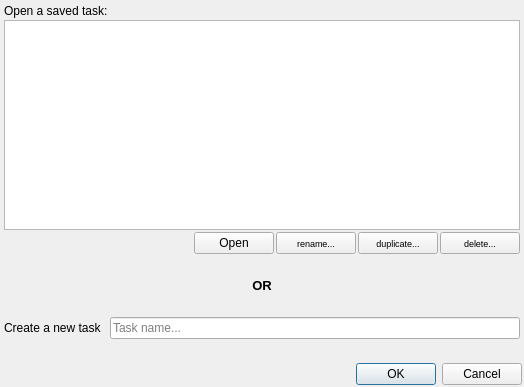
<?xml version="1.0" encoding="UTF-8"?>
<ui version="4.0">
 <class>CreateLoadTaskDialog</class>
 <widget class="QDialog" name="CreateLoadTaskDialog">
  <property name="windowModality">
   <enum>Qt::WindowModality::WindowModal</enum>
  </property>
  <property name="geometry">
   <rect>
    <x>0</x>
    <y>0</y>
    <width>524</width>
    <height>387</height>
   </rect>
  </property>
  <property name="windowTitle">
   <string>Open or create a task</string>
  </property>
  <layout class="QVBoxLayout" name="verticalLayout">
   <property name="spacing">
    <number>2</number>
   </property>
   <property name="sizeConstraint">
    <enum>QLayout::SizeConstraint::SetMinimumSize</enum>
   </property>
   <property name="leftMargin">
    <number>2</number>
   </property>
   <property name="topMargin">
    <number>2</number>
   </property>
   <property name="rightMargin">
    <number>2</number>
   </property>
   <property name="bottomMargin">
    <number>2</number>
   </property>
   <item>
    <widget class="QFrame" name="frame">
     <layout class="QVBoxLayout" name="verticalLayout_2">
      <property name="spacing">
       <number>2</number>
      </property>
      <property name="leftMargin">
       <number>2</number>
      </property>
      <property name="topMargin">
       <number>2</number>
      </property>
      <property name="rightMargin">
       <number>2</number>
      </property>
      <property name="bottomMargin">
       <number>2</number>
      </property>
      <item>
       <widget class="QLabel" name="label">
        <property name="text">
         <string>Open a saved task:</string>
        </property>
       </widget>
      </item>
      <item>
       <widget class="NoFocusCellTableWidget" name="tableWidget">
        <property name="focusPolicy">
         <enum>Qt::FocusPolicy::StrongFocus</enum>
        </property>
        <property name="editTriggers">
         <set>QAbstractItemView::EditTrigger::NoEditTriggers</set>
        </property>
        <property name="tabKeyNavigation">
         <bool>true</bool>
        </property>
        <property name="showDropIndicator" stdset="0">
         <bool>true</bool>
        </property>
        <property name="dragDropOverwriteMode">
         <bool>false</bool>
        </property>
        <property name="selectionMode">
         <enum>QAbstractItemView::SelectionMode::SingleSelection</enum>
        </property>
        <property name="selectionBehavior">
         <enum>QAbstractItemView::SelectionBehavior::SelectItems</enum>
        </property>
        <property name="rowCount">
         <number>0</number>
        </property>
        <property name="columnCount">
         <number>2</number>
        </property>
        <attribute name="horizontalHeaderVisible">
         <bool>false</bool>
        </attribute>
        <attribute name="horizontalHeaderMinimumSectionSize">
         <number>68</number>
        </attribute>
        <attribute name="horizontalHeaderDefaultSectionSize">
         <number>255</number>
        </attribute>
        <attribute name="verticalHeaderVisible">
         <bool>false</bool>
        </attribute>
        <column/>
        <column/>
       </widget>
      </item>
      <item>
       <layout class="QHBoxLayout" name="horizontalLayout_2">
        <property name="spacing">
         <number>2</number>
        </property>
        <property name="topMargin">
         <number>0</number>
        </property>
        <item>
         <spacer name="horizontalSpacer">
          <property name="orientation">
           <enum>Qt::Orientation::Horizontal</enum>
          </property>
          <property name="sizeHint" stdset="0">
           <size>
            <width>40</width>
            <height>20</height>
           </size>
          </property>
         </spacer>
        </item>
        <item>
         <widget class="QPushButton" name="openButton">
          <property name="text">
           <string>Open</string>
          </property>
         </widget>
        </item>
        <item>
         <widget class="QPushButton" name="renameButton">
          <property name="sizePolicy">
           <sizepolicy hsizetype="Minimum" vsizetype="Minimum">
            <horstretch>0</horstretch>
            <verstretch>0</verstretch>
           </sizepolicy>
          </property>
          <property name="font">
           <font>
            <pointsize>7</pointsize>
           </font>
          </property>
          <property name="text">
           <string>rename...</string>
          </property>
         </widget>
        </item>
        <item>
         <widget class="QPushButton" name="duplicateButton">
          <property name="sizePolicy">
           <sizepolicy hsizetype="Minimum" vsizetype="Minimum">
            <horstretch>0</horstretch>
            <verstretch>0</verstretch>
           </sizepolicy>
          </property>
          <property name="font">
           <font>
            <pointsize>7</pointsize>
           </font>
          </property>
          <property name="text">
           <string>duplicate...</string>
          </property>
         </widget>
        </item>
        <item>
         <widget class="QPushButton" name="deleteButton">
          <property name="sizePolicy">
           <sizepolicy hsizetype="Minimum" vsizetype="Minimum">
            <horstretch>0</horstretch>
            <verstretch>0</verstretch>
           </sizepolicy>
          </property>
          <property name="font">
           <font>
            <pointsize>7</pointsize>
           </font>
          </property>
          <property name="text">
           <string>delete...</string>
          </property>
         </widget>
        </item>
       </layout>
      </item>
     </layout>
    </widget>
   </item>
   <item>
    <spacer name="verticalSpacer">
     <property name="orientation">
      <enum>Qt::Orientation::Vertical</enum>
     </property>
     <property name="sizeType">
      <enum>QSizePolicy::Policy::Fixed</enum>
     </property>
     <property name="sizeHint" stdset="0">
      <size>
       <width>20</width>
       <height>20</height>
      </size>
     </property>
    </spacer>
   </item>
   <item>
    <widget class="QLabel" name="label_3">
     <property name="font">
      <font>
       <pointsize>10</pointsize>
       <bold>true</bold>
      </font>
     </property>
     <property name="text">
      <string>OR</string>
     </property>
     <property name="alignment">
      <set>Qt::AlignmentFlag::AlignCenter</set>
     </property>
    </widget>
   </item>
   <item>
    <spacer name="verticalSpacer_2">
     <property name="orientation">
      <enum>Qt::Orientation::Vertical</enum>
     </property>
     <property name="sizeType">
      <enum>QSizePolicy::Policy::Fixed</enum>
     </property>
     <property name="sizeHint" stdset="0">
      <size>
       <width>20</width>
       <height>20</height>
      </size>
     </property>
    </spacer>
   </item>
   <item>
    <widget class="QFrame" name="frame_2">
     <layout class="QHBoxLayout" name="horizontalLayout">
      <property name="spacing">
       <number>2</number>
      </property>
      <property name="leftMargin">
       <number>2</number>
      </property>
      <property name="topMargin">
       <number>2</number>
      </property>
      <property name="rightMargin">
       <number>2</number>
      </property>
      <property name="bottomMargin">
       <number>2</number>
      </property>
      <item>
       <widget class="QLabel" name="label_2">
        <property name="text">
         <string>Create a new task  </string>
        </property>
       </widget>
      </item>
      <item>
       <widget class="QLineEdit" name="lineEdit">
        <property name="placeholderText">
         <string>Task name...</string>
        </property>
       </widget>
      </item>
     </layout>
    </widget>
   </item>
   <item>
    <spacer name="verticalSpacer_3">
     <property name="orientation">
      <enum>Qt::Orientation::Vertical</enum>
     </property>
     <property name="sizeType">
      <enum>QSizePolicy::Policy::Fixed</enum>
     </property>
     <property name="sizeHint" stdset="0">
      <size>
       <width>20</width>
       <height>20</height>
      </size>
     </property>
    </spacer>
   </item>
   <item>
    <widget class="QDialogButtonBox" name="buttonBox">
     <property name="orientation">
      <enum>Qt::Orientation::Horizontal</enum>
     </property>
     <property name="standardButtons">
      <set>QDialogButtonBox::StandardButton::Cancel|QDialogButtonBox::StandardButton::Ok</set>
     </property>
    </widget>
   </item>
  </layout>
 </widget>
 <customwidgets>
  <customwidget>
   <class>NoFocusCellTableWidget</class>
   <extends>QTableWidget</extends>
   <header location="global">ui/CustomPrimaryWidgets.h</header>
  </customwidget>
 </customwidgets>
 <resources/>
 <connections>
  <connection>
   <sender>buttonBox</sender>
   <signal>accepted()</signal>
   <receiver>CreateLoadTaskDialog</receiver>
   <slot>accept()</slot>
   <hints>
    <hint type="sourcelabel">
     <x>248</x>
     <y>254</y>
    </hint>
    <hint type="destinationlabel">
     <x>157</x>
     <y>274</y>
    </hint>
   </hints>
  </connection>
  <connection>
   <sender>buttonBox</sender>
   <signal>rejected()</signal>
   <receiver>CreateLoadTaskDialog</receiver>
   <slot>reject()</slot>
   <hints>
    <hint type="sourcelabel">
     <x>316</x>
     <y>260</y>
    </hint>
    <hint type="destinationlabel">
     <x>286</x>
     <y>274</y>
    </hint>
   </hints>
  </connection>
 </connections>
</ui>
